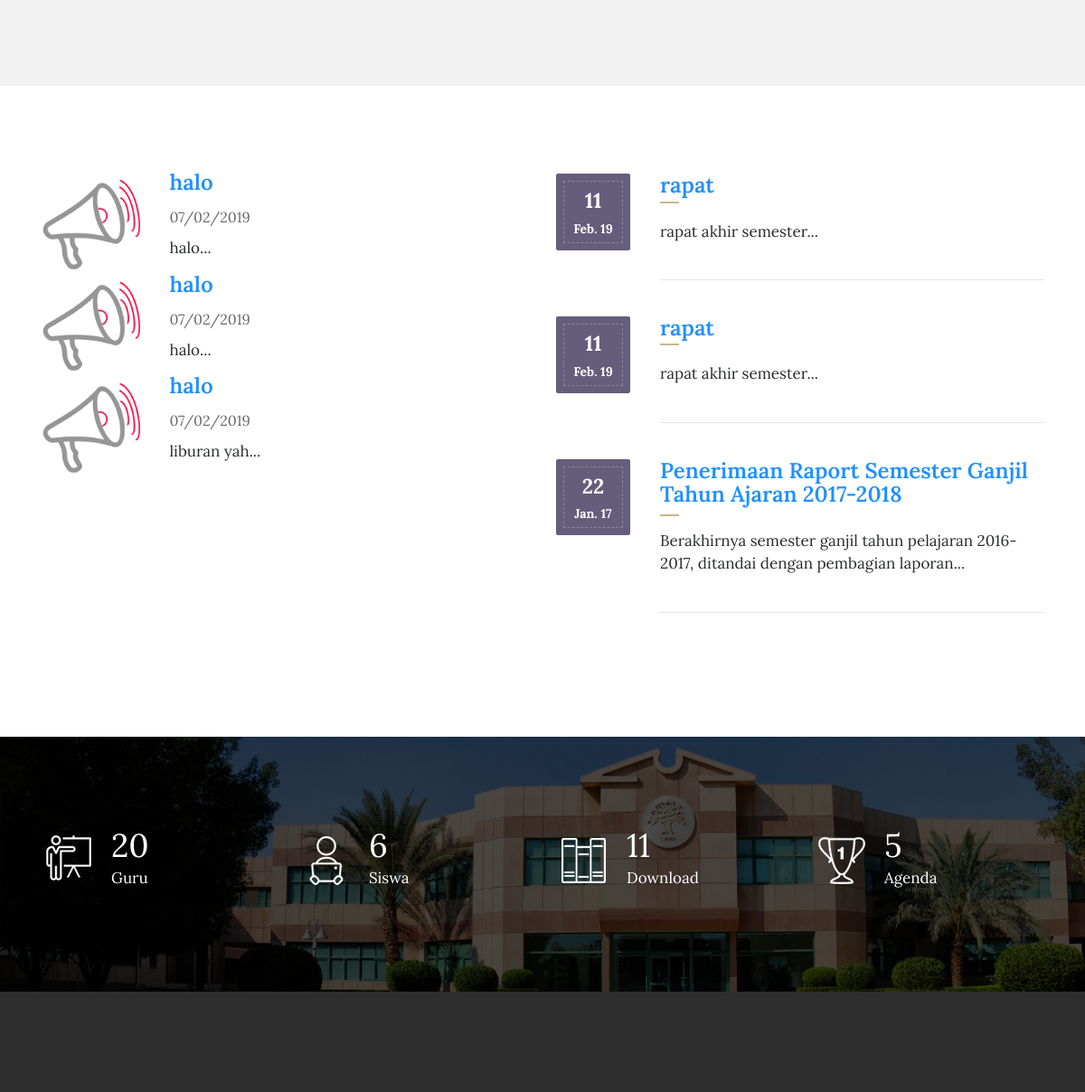
The app's page / (middle part), older data.
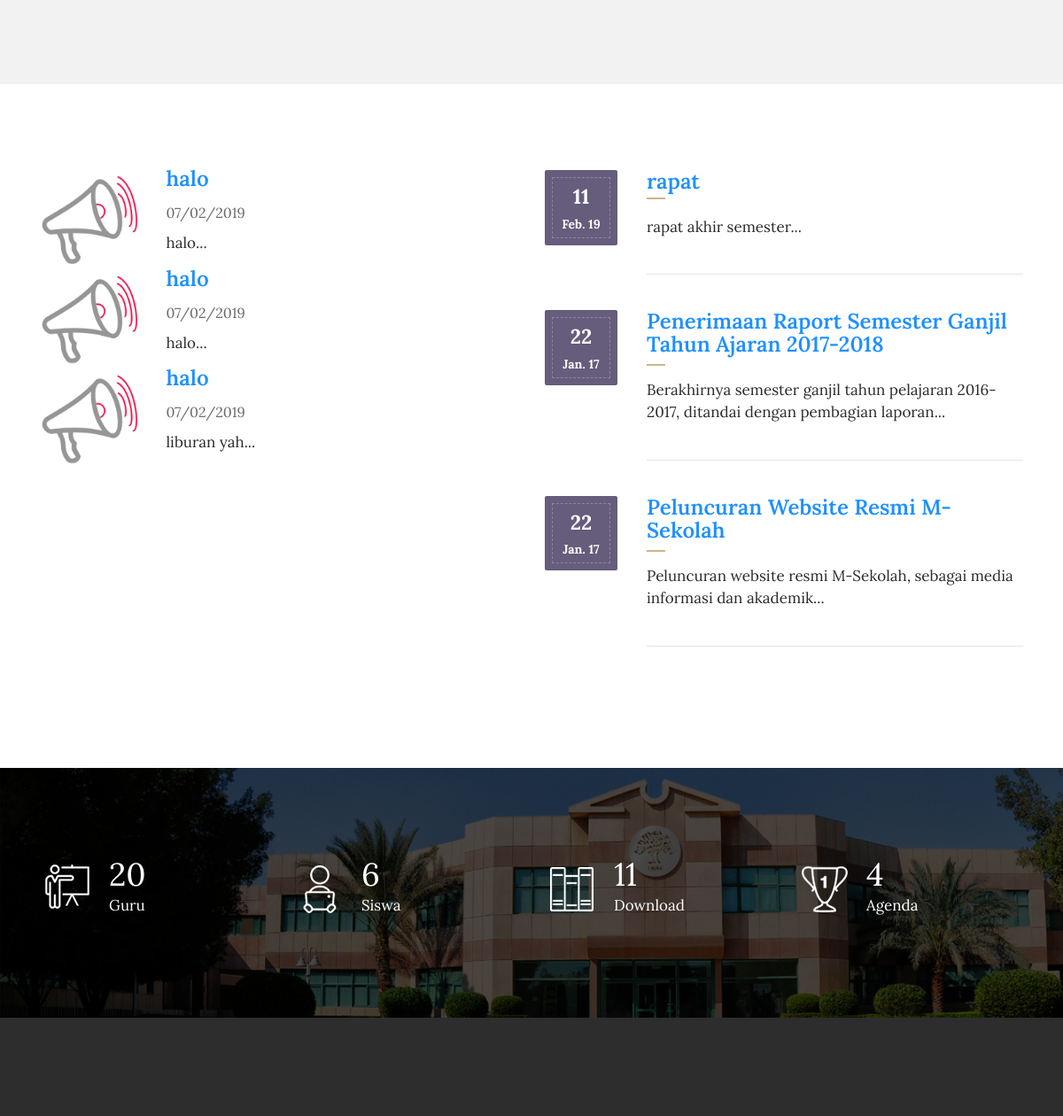
The same page, newer data.
### tables this page shows
CREATE TABLE `tbl_pengumuman` (
  `pengumuman_id` int(11) NOT NULL,
  `pengumuman_judul` varchar(150) DEFAULT NULL,
  `pengumuman_deskripsi` text,
  `pengumuman_tanggal` timestamp NULL DEFAULT CURRENT_TIMESTAMP,
  `pengumuman_author` varchar(60) DEFAULT NULL
);

CREATE TABLE `tbl_agenda` (
  `agenda_id` int(11) NOT NULL,
  `agenda_nama` varchar(200) DEFAULT NULL,
  `agenda_tanggal` timestamp NULL DEFAULT CURRENT_TIMESTAMP,
  `agenda_deskripsi` text,
  `agenda_mulai` date DEFAULT NULL,
  `agenda_selesai` date DEFAULT NULL,
  `agenda_tempat` varchar(90) DEFAULT NULL,
  `agenda_waktu` time DEFAULT NULL,
  `agenda_keterangan` varchar(200) DEFAULT NULL,
  `agenda_author` varchar(60) DEFAULT NULL
);

### application/controllers/Home.php (called while the page is built, shortened)
<?php
class Home extends CI_Controller{
	function __construct(){
		$this->load->model('m_tulisan');
		$this->load->model('m_galeri');
		$this->load->model('m_pengumuman');
		$this->load->model('m_agenda');
		$this->load->model('m_files');
		$this->load->model('m_pengunjung');
	}
	function index(){
			$x['berita']=$this->m_tulisan->get_berita_home();
			$x['pengumuman']=$this->m_pengumuman->get_pengumuman_home();
			$x['agenda']=$this->m_agenda->get_agenda_home();
			$x['tot_guru']=$this->db->get('tbl_guru')->num_rows();
			$x['tot_siswa']=$this->db->get('tbl_siswa')->num_rows();
			$x['tot_files']=$this->db->get('tbl_files')->num_rows();
			$x['tot_agenda']=$this->db->get('tbl_agenda')->num_rows();
			$this->load->view('beranda/header',$x);
			$this->load->view('beranda/slider',$x);
			$this->load->view('depan/v_home',$x);
			$this->load->view('beranda/footer',$x);
	}
}

### index.php (called while the page is built, shortened)
<?php
require_once BASEPATH.'core/CodeIgniter.php';

### application/models/M_pengumuman.php (called while the page is built, shortened)
<?php
class M_pengumuman extends CI_Model{
	function get_pengumuman_home(){
		$hsl=$this->db->query("SELECT pengumuman_id,pengumuman_judul,pengumuman_deskripsi,DATE_FORMAT(pengumuman_tanggal,'%d/%m/%Y') AS tanggal,pengumuman_author FROM tbl_pengumuman ORDER BY pengumuman_id DESC limit 3");
		return $hsl;
	}
}

### application/models/M_agenda.php (called while the page is built, shortened)
<?php
class M_agenda extends CI_Model{
	function get_agenda_home(){
		$hsl=$this->db->query("SELECT tbl_agenda.*,DATE_FORMAT(agenda_tanggal,'%d/%m/%Y') AS tanggal FROM tbl_agenda ORDER BY agenda_id DESC limit 3");
		return $hsl;
	}
}

### application/views/depan/v_home.php (the view, shortened to what the changed rows need)
<!DOCTYPE html>
<html lang="en">
<head>
    <link rel="stylesheet" href="<?php echo base_url().'theme/css/bootstrap.min.css'?>">
    <link rel="stylesheet" href="<?php echo base_url().'theme/css/font-awesome.min.css'?>">
    <link rel="stylesheet" href="<?php echo base_url().'theme/css/simple-line-icons.css'?>">
    <link rel="stylesheet" href="<?php echo base_url().'theme/css/slick.css'?>">
    <link rel="stylesheet" href="<?php echo base_url().'theme/css/slick-theme.css'?>">
    <link rel="stylesheet" href="<?php echo base_url().'theme/css/owl.carousel.min.css'?>">
    <link href="<?php echo base_url().'theme/css/style.css'?>" rel="stylesheet">
    <?php
        function limit_words($string, $word_limit){
            $words = explode(" ",$string);
            return implode(" ",array_splice($words,0,$word_limit));
        }
    ?>
</head>
<section class="event">
    <div class="container">
        <div class="row">
            <div class="col-lg-6">
                <div class="event-img2">
                <?php foreach ($pengumuman->result() as $row) :?>
                <div class="row">
                    <div class="col-sm-3"> <img src="<?php echo base_url().'theme/images/announcement-icon.png'?>" class="img-fluid" alt="event-img"></div>
                    <div class="col-sm-9"> <h3><a href="<?php echo site_url('pengumuman');?>"><?php echo $row->pengumuman_judul;?></a></h3>
                      <span><?php echo $row->tanggal;?></span>
                      <p><?php echo limit_words($row->pengumuman_deskripsi,10).'...';?></p>
                    </div>
                </div>
                <?php endforeach;?>
                </div>
            </div>
            <div class="col-lg-6">
                <div class="row">
                    <div class="col-md-12">
                      <?php foreach ($agenda->result() as $row):?>
                        <div class="event_date">
                            <div class="event-date-wrap">
                                <p><?php echo date("d", strtotime($row->agenda_tanggal));?></p>
                                <span><?php echo date("M. y", strtotime($row->agenda_tanggal));?></span>
                            </div>
                        </div>
                        <div class="date-description">
                            <h3><a href="<?php echo site_url('agenda');?>"><?php echo $row->agenda_nama;?></a></h3>
                            <p><?php echo limit_words($row->agenda_deskripsi,10).'...';?></p>
                            <hr class="event_line">
                        </div>
                        <?php endforeach;?>
                    </div>
                </div>
            </div>
        </div>
    </div>
</section>
<div class="detailed_chart">
    <div class="container">
        <div class="row">
            <div class="col-xs-12 col-sm-6 col-md-3">
                <div class="chart-text">
                    <p><span class="counter"><?php echo $tot_agenda;?></span> Agenda</p>
                </div>
            </div>
        </div>
    </div>
</div>

Row changes from the older to the newer data that the page shows:
removed tbl_agenda: agenda_tanggal "11", agenda_tanggal "Feb. 19", agenda_nama "rapat", agenda_deskripsi "rapat akhir semester"
now on this page (row edited): tbl_agenda: agenda_tanggal "22", agenda_tanggal "Jan. 17", agenda_nama "Peluncuran Website Resmi M-Sekolah", agenda_deskripsi "Peluncuran website resmi M-Sekolah, sebagai media informasi dan akademik"
Text that changed along with them:
$tot_agenda: "5" → "4"
